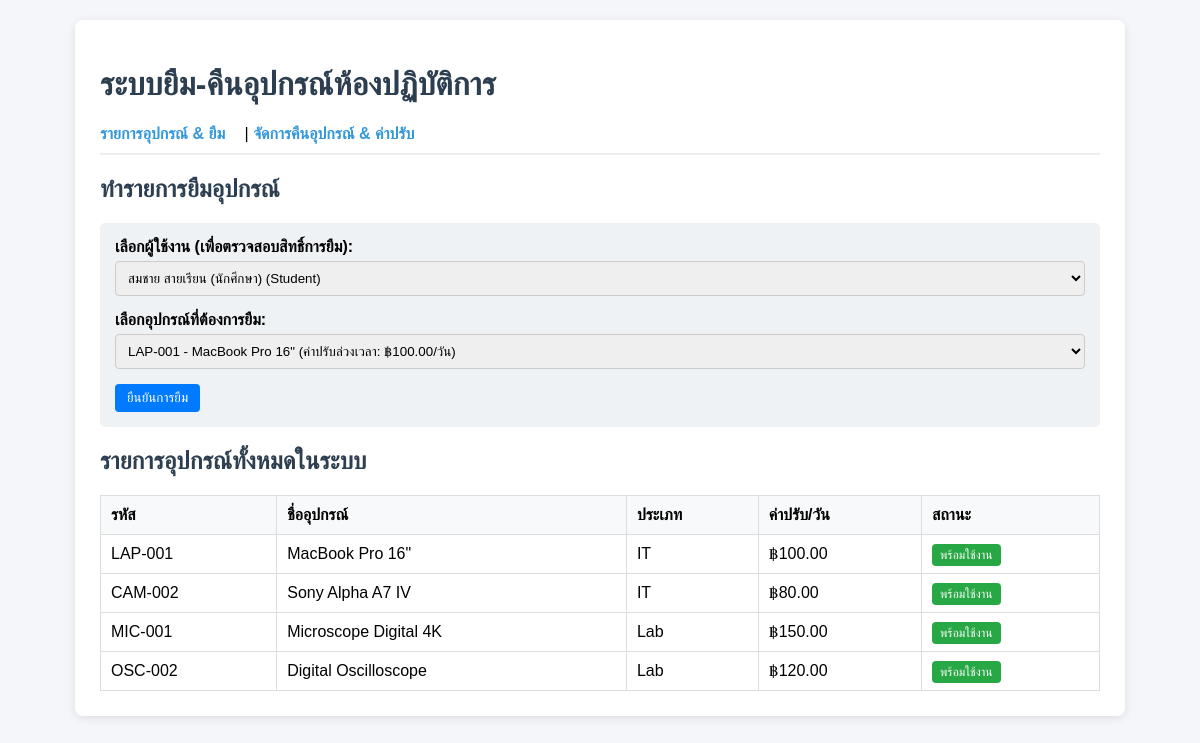
The page / on the database its author committed.
### tables this page shows
CREATE TABLE IF NOT EXISTS `equipment` (
  `id` INT AUTO_INCREMENT PRIMARY KEY,
  `code` VARCHAR(50) NOT NULL UNIQUE,
  `name` VARCHAR(150) NOT NULL,
  `type` ENUM('IT', 'Lab') NOT NULL,
  `status` ENUM('Available', 'Borrowed', 'Maintenance') NOT NULL DEFAULT 'Available',
  `daily_penalty_rate` DECIMAL(8,2) NOT NULL DEFAULT 50.00,
  `created_at` TIMESTAMP DEFAULT CURRENT_TIMESTAMP
);

### index.php (the view, shortened to what this page needs)
<?php
$db = (new Database())->getConnection();
$usersStmt = $db->query("SELECT * FROM users");
$usersData = $usersStmt->fetchAll();
$eqStmt = $db->query("SELECT * FROM equipment");
$equipments = $eqStmt->fetchAll();
?>
<!DOCTYPE html>
<html lang="th">
<head>
    <link rel="stylesheet" href="style.css">
</head>
<body>
<div class="container">
    <h1>ระบบยืม-คืนอุปกรณ์ห้องปฏิบัติการ</h1>
    <div class="nav">
        <a href="index.php">รายการอุปกรณ์ & ยืม</a> |
        <a href="return.php">จัดการคืนอุปกรณ์ & ค่าปรับ</a>
    </div>
    <h2>ทำรายการยืมอุปกรณ์</h2>
    <form method="POST" style="background: #eef2f5; padding: 15px; border-radius: 5px;">
        <div class="form-group">
            <label>เลือกผู้ใช้งาน (เพื่อตรวจสอบสิทธิ์การยืม):</label>
            <select name="user_id" required>
                <?php foreach ($usersData as $u): ?>
                    <option value="<?= $u['id'] ?>"><?= htmlspecialchars($u['name']) ?> (<?= $u['role'] ?>)</option>
                <?php endforeach; ?>
            </select>
        </div>
        <div class="form-group">
            <label>เลือกอุปกรณ์ที่ต้องการยืม:</label>
            <select name="equipment_id" required>
                <?php foreach ($equipments as $eq): ?>
                    <?php if ($eq['status'] === 'Available'): ?>
                        <option value="<?= $eq['id'] ?>"><?= htmlspecialchars($eq['code']) ?> - <?= htmlspecialchars($eq['name']) ?> (ค่าปรับล่วงเวลา: ฿<?= $eq['daily_penalty_rate'] ?>/วัน)</option>
                    <?php endif; ?>
                <?php endforeach; ?>
            </select>
        </div>
        <button type="submit" class="btn btn-primary">ยืนยันการยืม</button>
    </form>
    <h2>รายการอุปกรณ์ทั้งหมดในระบบ</h2>
    <table>
        <thead>
            <tr>
                <th>รหัส</th>
                <th>ชื่ออุปกรณ์</th>
                <th>ประเภท</th>
                <th>ค่าปรับ/วัน</th>
                <th>สถานะ</th>
            </tr>
        </thead>
        <tbody>
            <?php foreach ($equipments as $eq): ?>
            <tr>
                <td><?= htmlspecialchars($eq['code']) ?></td>
                <td><?= htmlspecialchars($eq['name']) ?></td>
                <td><?= htmlspecialchars($eq['type']) ?></td>
                <td>฿<?= number_format($eq['daily_penalty_rate'], 2) ?></td>
                <td>
                    <?php if ($eq['status'] === 'Available'): ?>
                        <span class="badge bg-success">พร้อมใช้งาน</span>
                    <?php else: ?>
                        <span class="badge bg-danger">ถูกยืมแล้ว</span>
                    <?php endif; ?>
                </td>
            </tr>
            <?php endforeach; ?>
        </tbody>
    </table>
</div>
</body>
</html>

### style.css (style rules this page uses)
body { font-family: 'Sarabun', sans-serif; background-color: #f4f6f9; margin: 0; padding: 20px; }
.container { max-width: 1000px; margin: 0 auto; background: #fff; padding: 25px; border-radius: 8px; box-shadow: 0 2px 10px rgba(0,0,0,0.1); }
h1, h2 { color: #2c3e50; }
.nav { margin-bottom: 20px; border-bottom: 2px solid #eee; padding-bottom: 10px; }
.nav a { font-size: 16px; text-decoration: none; color: #3498db; margin-right: 15px; font-weight: bold; }
table { width: 100%; border-collapse: collapse; margin-top: 15px; }
th, td { border: 1px solid #ddd; padding: 10px; text-align: left; }
th { background-color: #f8f9fa; }
.badge { padding: 4px 8px; border-radius: 4px; font-size: 12px; color: #fff; }
.bg-success { background-color: #28a745; }
.btn { padding: 6px 12px; border: none; border-radius: 4px; cursor: pointer; color: white; text-decoration: none; }
.btn-primary { background-color: #007bff; }
.form-group { margin-bottom: 15px; }
label { display: block; margin-bottom: 5px; font-weight: bold; }
select, input { width: 100%; padding: 8px; box-sizing: border-box; border: 1px solid #ccc; border-radius: 4px; }

### rows shown on the page
equipment: code "LAP-001", name "MacBook Pro 16\"", type "IT", daily_penalty_rate "100.00", status "พร้อมใช้งาน"
equipment: code "CAM-002", name "Sony Alpha A7 IV", type "IT", daily_penalty_rate "80.00", status "พร้อมใช้งาน"
equipment: code "MIC-001", name "Microscope Digital 4K", type "Lab", daily_penalty_rate "150.00", status "พร้อมใช้งาน"
equipment: code "OSC-002", name "Digital Oscilloscope", type "Lab", daily_penalty_rate "120.00", status "พร้อมใช้งาน"

### other values the page prints
form field user_id "สมชาย สายเรียน (นักศึกษา) (Student)"
form field equipment_id "LAP-001 - MacBook Pro 16\" (ค่าปรับล่วงเวลา: ฿100.00/วัน)"
